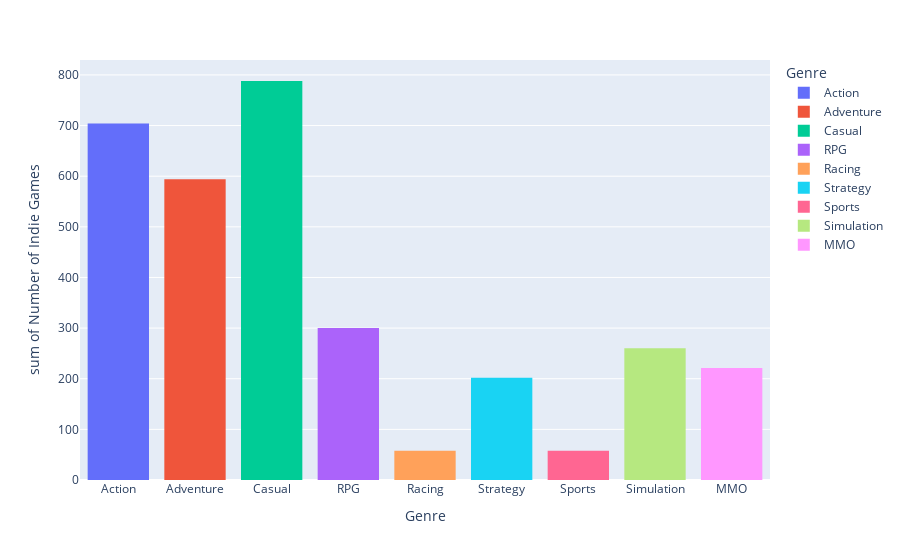

Notebook code cell kept with this figure:
### Code cell
I_data = {'Genre': Genre_list, 'Number of Indie Games': I_list}
I_df = pd.DataFrame(I_data)
I_hist = px.histogram(I_df, x='Genre', y='Number of Indie Games', color='Genre')
I_hist.show()
print("The number of free Indie games per genre on the Steam Store are as follows: \n \n Action: {} \n Adventure: {} \n Casual: {} \n RPG: {} \n Racing: {} \n Strategy: {} \n Sports: {} \n Simulation: {} \n MMO: {}".format(I_Action, I_Adventure, I_Casual, I_RPG, I_Racing, I_Strategy, I_Sports, I_Simulation, I_MMO))

### Figure 1 — Plotly figure (JSON) as saved in the notebook; plotly's stock layout.template omitted (floating-point values rounded to 4 significant figures)
{"data": [{"alignmentgroup": "True", "bingroup": "x", "histfunc": "sum", "hovertemplate": "Genre=%{x}<br>sum of Number of Indie Games=%{y}<extra></extra>", "legendgroup": "Action", "marker": {"color": "#636efa", "pattern": {"shape": ""}}, "name": "Action", "offsetgroup": "Action", "orientation": "v", "showlegend": true, "type": "histogram", "x": ["Action"], "xaxis": "x", "y": [704], "yaxis": "y"}, {"alignmentgroup": "True", "bingroup": "x", "histfunc": "sum", "hovertemplate": "Genre=%{x}<br>sum of Number of Indie Games=%{y}<extra></extra>", "legendgroup": "Adventure", "marker": {"color": "#EF553B", "pattern": {"shape": ""}}, "name": "Adventure", "offsetgroup": "Adventure", "orientation": "v", "showlegend": true, "type": "histogram", "x": ["Adventure"], "xaxis": "x", "y": [594], "yaxis": "y"}, {"alignmentgroup": "True", "bingroup": "x", "histfunc": "sum", "hovertemplate": "Genre=%{x}<br>sum of Number of Indie Games=%{y}<extra></extra>", "legendgroup": "Casual", "marker": {"color": "#00cc96", "pattern": {"shape": ""}}, "name": "Casual", "offsetgroup": "Casual", "orientation": "v", "showlegend": true, "type": "histogram", "x": ["Casual"], "xaxis": "x", "y": [788], "yaxis": "y"}, {"alignmentgroup": "True", "bingroup": "x", "histfunc": "sum", "hovertemplate": "Genre=%{x}<br>sum of Number of Indie Games=%{y}<extra></extra>", "legendgroup": "RPG", "marker": {"color": "#ab63fa", "pattern": {"shape": ""}}, "name": "RPG", "offsetgroup": "RPG", "orientation": "v", "showlegend": true, "type": "histogram", "x": ["RPG"], "xaxis": "x", "y": [300], "yaxis": "y"}, {"alignmentgroup": "True", "bingroup": "x", "histfunc": "sum", "hovertemplate": "Genre=%{x}<br>sum of Number of Indie Games=%{y}<extra></extra>", "legendgroup": "Racing", "marker": {"color": "#FFA15A", "pattern": {"shape": ""}}, "name": "Racing", "offsetgroup": "Racing", "orientation": "v", "showlegend": true, "type": "histogram", "x": ["Racing"], "xaxis": "x", "y": [58], "yaxis": "y"}, {"alignmentgroup": "True", "bingroup": "x", "histfunc": "sum", "hovertemplate": "Genre=%{x}<br>sum of Number of Indie Games=%{y}<extra></extra>", "legendgroup": "Strategy", "marker": {"color": "#19d3f3", "pattern": {"shape": ""}}, "name": "Strategy", "offsetgroup": "Strategy", "orientation": "v", "showlegend": true, "type": "histogram", "x": ["Strategy"], "xaxis": "x", "y": [202], "yaxis": "y"}, {"alignmentgroup": "True", "bingroup": "x", "histfunc": "sum", "hovertemplate": "Genre=%{x}<br>sum of Number of Indie Games=%{y}<extra></extra>", "legendgroup": "Sports", "marker": {"color": "#FF6692", "pattern": {"shape": ""}}, "name": "Sports", "offsetgroup": "Sports", "orientation": "v", "showlegend": true, "type": "histogram", "x": ["Sports"], "xaxis": "x", "y": [58], "yaxis": "y"}, {"alignmentgroup": "True", "bingroup": "x", "histfunc": "sum", "hovertemplate": "Genre=%{x}<br>sum of Number of Indie Games=%{y}<extra></extra>", "legendgroup": "Simulation", "marker": {"color": "#B6E880", "pattern": {"shape": ""}}, "name": "Simulation", "offsetgroup": "Simulation", "orientation": "v", "showlegend": true, "type": "histogram", "x": ["Simulation"], "xaxis": "x", "y": [260], "yaxis": "y"}, {"alignmentgroup": "True", "bingroup": "x", "histfunc": "sum", "hovertemplate": "Genre=%{x}<br>sum of Number of Indie Games=%{y}<extra></extra>", "legendgroup": "MMO", "marker": {"color": "#FF97FF", "pattern": {"shape": ""}}, "name": "MMO", "offsetgroup": "MMO", "orientation": "v", "showlegend": true, "type": "histogram", "x": ["MMO"], "xaxis": "x", "y": [221], "yaxis": "y"}], "layout": {"barmode": "relative", "legend": {"title": {"text": "Genre"}, "tracegroupgap": 0}, "margin": {"t": 60}, "xaxis": {"anchor": "y", "categoryarray": ["Action", "Adventure", "Casual", "RPG", "Racing", "Strategy", "Sports", "Simulation", "MMO"], "categoryorder": "array", "domain": [0, 1], "title": {"text": "Genre"}}, "yaxis": {"anchor": "x", "domain": [0, 1], "title": {"text": "sum of Number of Indie Games"}}}}
